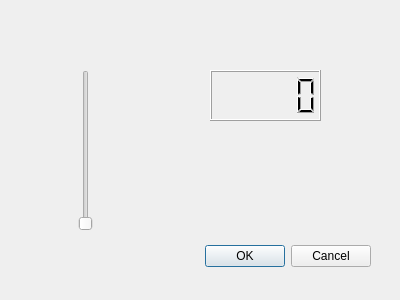
<?xml version="1.0" encoding="UTF-8"?>
<ui version="4.0">
 <class>Dialog</class>
 <widget class="QDialog" name="Dialog">
  <property name="geometry">
   <rect>
    <x>0</x>
    <y>0</y>
    <width>400</width>
    <height>300</height>
   </rect>
  </property>
  <property name="windowTitle">
   <string>Dialog</string>
  </property>
  <widget class="QDialogButtonBox" name="buttonBox">
   <property name="geometry">
    <rect>
     <x>30</x>
     <y>240</y>
     <width>341</width>
     <height>32</height>
    </rect>
   </property>
   <property name="orientation">
    <enum>Qt::Horizontal</enum>
   </property>
   <property name="standardButtons">
    <set>QDialogButtonBox::Cancel|QDialogButtonBox::Ok</set>
   </property>
  </widget>
  <widget class="QSlider" name="verticalSlider">
   <property name="geometry">
    <rect>
     <x>50</x>
     <y>70</y>
     <width>71</width>
     <height>161</height>
    </rect>
   </property>
   <property name="orientation">
    <enum>Qt::Vertical</enum>
   </property>
  </widget>
  <widget class="QLCDNumber" name="lcdNumber">
   <property name="geometry">
    <rect>
     <x>210</x>
     <y>70</y>
     <width>111</width>
     <height>51</height>
    </rect>
   </property>
  </widget>
 </widget>
 <resources/>
 <connections>
  <connection>
   <sender>buttonBox</sender>
   <signal>accepted()</signal>
   <receiver>Dialog</receiver>
   <slot>accept()</slot>
   <hints>
    <hint type="sourcelabel">
     <x>248</x>
     <y>254</y>
    </hint>
    <hint type="destinationlabel">
     <x>157</x>
     <y>274</y>
    </hint>
   </hints>
  </connection>
  <connection>
   <sender>buttonBox</sender>
   <signal>rejected()</signal>
   <receiver>Dialog</receiver>
   <slot>reject()</slot>
   <hints>
    <hint type="sourcelabel">
     <x>316</x>
     <y>260</y>
    </hint>
    <hint type="destinationlabel">
     <x>286</x>
     <y>274</y>
    </hint>
   </hints>
  </connection>
 </connections>
</ui>
